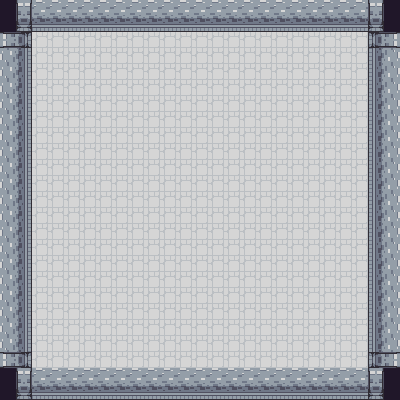

Below is a game level as drawn by its tile map, then a one-line description and the .tmx that defines it (tile-layer data replaced by summaries):
An orthogonal 25x25 tile map with 16x16 px tiles, 5 tile layers (Background, Mapa, AdornosBack, AdornosFront, ...), 2 tilesets.

<map version="1.2" tiledversion="1.3.1" orientation="orthogonal" renderorder="right-down" compressionlevel="-1" width="25" height="25" tilewidth="16" tileheight="16" infinite="0" nextlayerid="8" nextobjectid="1">
 <tileset firstgid="1" source="../Tilesets/Overworld.tsx" />
 <tileset firstgid="1441" source="../Tilesets/Inner.tsx" />
 <layer id="1" name="Background" width="25" height="25">
  <data>[625 cells, 625 non-empty, 6 distinct tile ids]</data>
 </layer>
 <layer id="2" name="Mapa" width="25" height="25">
  <data>[625 cells, 0 non-empty, 0 distinct tile ids]</data>
 </layer>
 <layer id="3" name="AdornosBack" width="25" height="25">
  <data>[625 cells, 0 non-empty, 0 distinct tile ids]</data>
 </layer>
 <layer id="4" name="AdornosFront" width="25" height="25">
  <data>[625 cells, 0 non-empty, 0 distinct tile ids]</data>
 </layer>
 <layer id="5" name="Foreground" width="25" height="25">
  <data>[625 cells, 0 non-empty, 0 distinct tile ids]</data>
 </layer>
 <objectgroup id="6" name="Colisiones" />
 <objectgroup id="7" name="Interacciones" />
</map>
